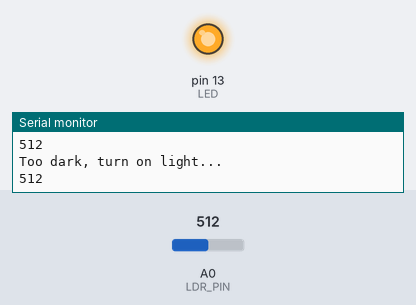
Bench run of a sketch on a simulated Arduino Uno, built with avr-gcc and run on an emulated ATmega328P. Parts: output pins drawn as LEDs (lit = HIGH), the last lines printed to the serial monitor. The test bench sets the inputs (shaded band); at power-on: A0 (LDR_PIN) = 512.

Above: at 1.8 s.
1.9 s: A0 (LDR_PIN) set to 482
At 3.2 s:
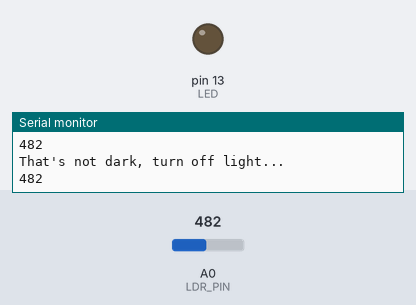
3.5 s: A0 (LDR_PIN) set to 510
At 4.7 s:
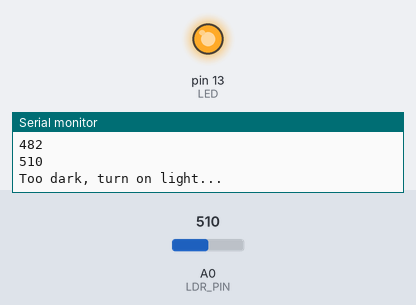
5.5 s: A0 (LDR_PIN) set to 490
At 6.3 s:
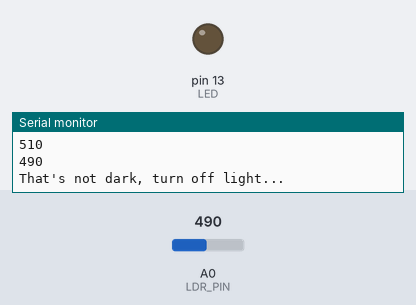
Timing chart, 0 to 8.5 s (numbered marks = the images above; inputs shaded):
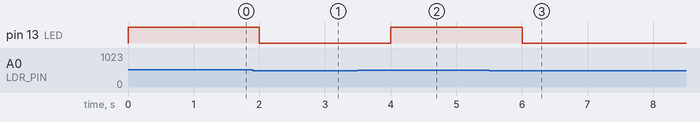

Measured:
- the behaviour switches between 500 and 499 on A0 (LDR_PIN) (found by bisection; images 0 and 1)
- after the input at 1.9 s, pin 13 (LED): HIGH → LOW after 0.10 s
- after the input at 3.5 s, pin 13 (LED): LOW → HIGH after 0.50 s
- after the input at 5.5 s, pin 13 (LED): HIGH → LOW after 0.50 s

The sketch:

experiment-09.ino
```cpp
/*
  experiment-09 LDR
  Turns LED ON/OFF according to light

  Rossano Pablo Pinto - rossano at gmail dot com

  Example code for the Short Term Course IoT: From data collection to data presentation
  FATEC Americana - ARInter - CPS - July/2022
*/

#define LDR_PIN A0
#define LED 13
int ldr_value = 0;
int state = 0;

void setup() {
  pinMode(LED, OUTPUT);
  //pinMode(LDR_PIN, INPUT);
  Serial.begin(115200);
}

void loop() {
  ldr_value = analogRead(LDR_PIN);
  Serial.println(ldr_value);
  if (ldr_value >= 500 && state == 0) {
     Serial.println("Too dark, turn on light...");
     digitalWrite(LED, HIGH);
     state = 1;
  } else if (ldr_value <500 && state == 1) {
     Serial.println("That's not dark, turn off light...");
     digitalWrite(LED, LOW);
     state = 0;
  }
  delay(1000);
}
```
